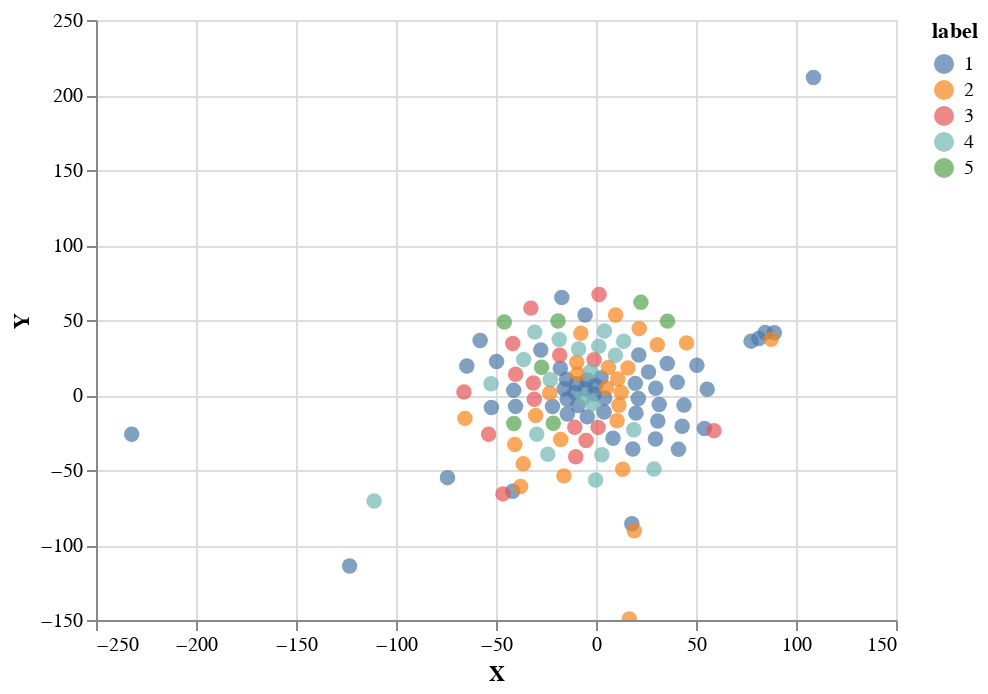
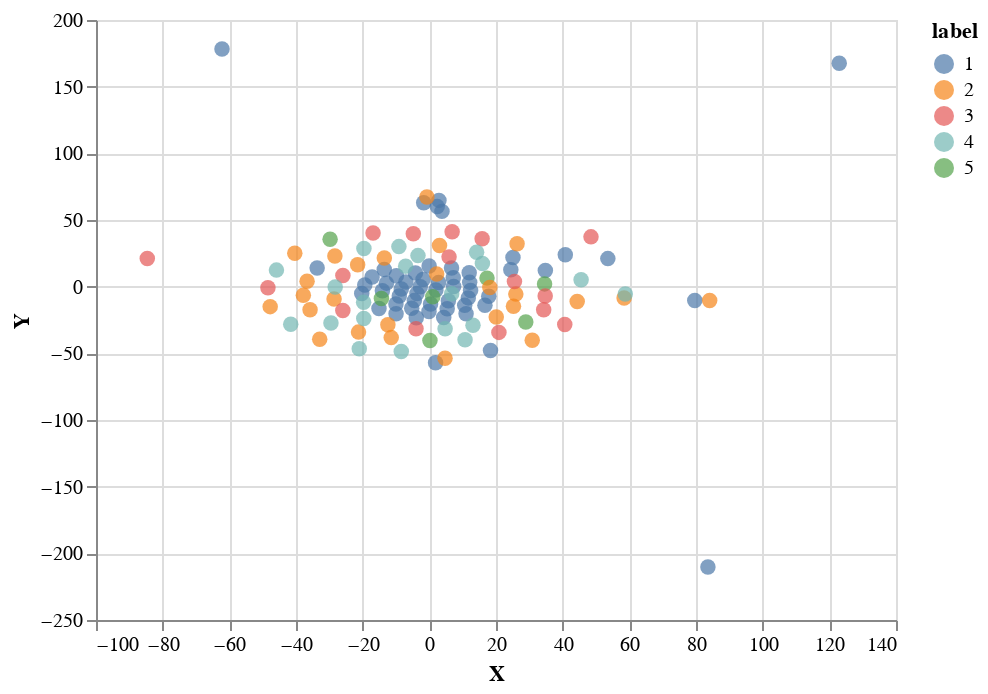
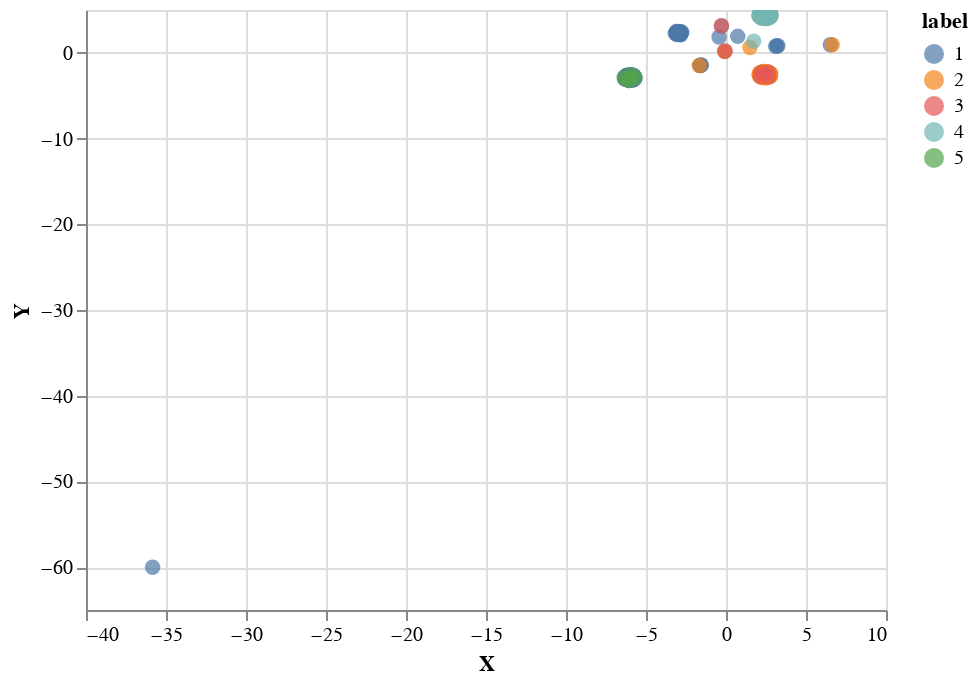
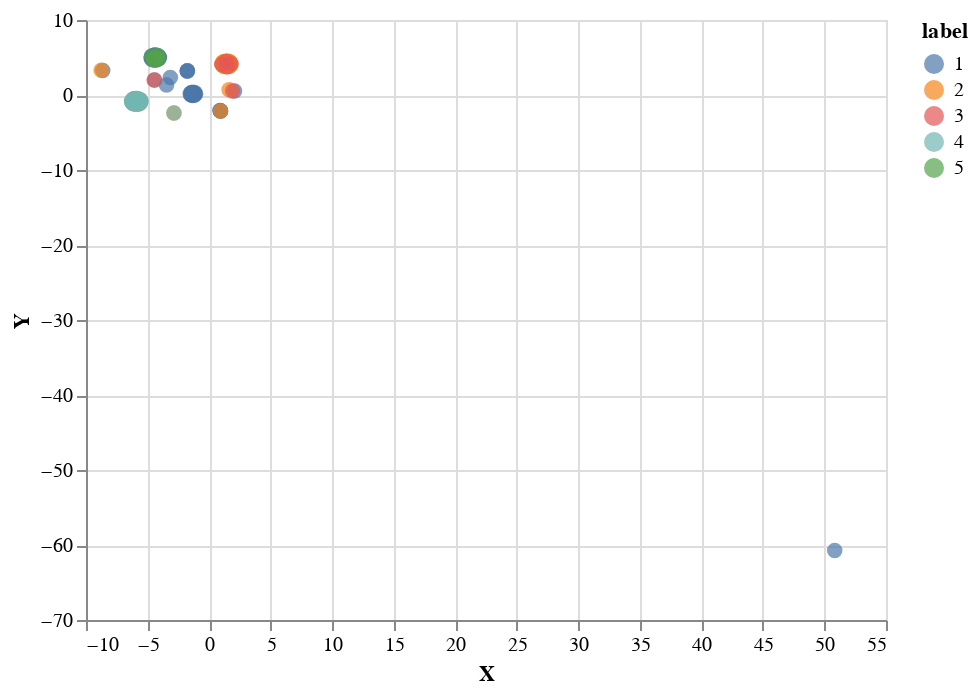

The notebook cell saved with these charts, in order:
### Code cell
perplexity = [5, 15, 30, 35, 40, 45, 50, 60]

for p in perplexity:
    print("Perplexity {}".format(p))
    r = reduce_dim(p)
    create_plot(r, label)

### Figure 1 — Vega-Lite specification as saved in the notebook (floating-point values rounded to 4 significant figures)
{"$schema": "https://vega.github.io/schema/vega-lite/v2.6.0.json", "config": {"view": {"height": 300, "width": 400}}, "data": {"name": "data-6c1693b0988ec26bbe51453bcd94bef1"}, "datasets": {"data-6c1693b0988ec26bbe51453bcd94bef1": [{"X": -52.3, "Y": -8.271, "label": "1"}, {"X": -14.72, "Y": 10.52, "label": "1"}, {"X": 2.504, "Y": 11.5, "label": "1"}, {"X": -0.2493, "Y": 6.374, "label": "1"}, {"X": -74.25, "Y": -55.1, "label": "1"}, {"X": -4.351, "Y": -14.45, "label": "1"}, {"X": 55.59, "Y": 3.767, "label": "1"}, {"X": 19.97, "Y": -12.08, "label": "1"}, {"X": -0.825, "Y": 0.6019, "label": "1"}, {"X": 4.308, "Y": -2.004, "label": "1"}, {"X": -9.027, "Y": -6.967, "label": "1"}, {"X": -4.518, "Y": 10.05, "label": "1"}, {"X": -9.814, "Y": 7.453, "label": "1"}, {"X": -15.91, "Y": 4.137, "label": "1"}, {"X": 108.7, "Y": 211.6, "label": "1"}, {"X": -123.2, "Y": -114.0, "label": "1"}, {"X": -14.41, "Y": -2.853, "label": "1"}, {"X": 89.15, "Y": 41.48, "label": "1"}, {"X": -5.373, "Y": 4.066, "label": "1"}, {"X": -10.63, "Y": 1.632, "label": "1"}, {"X": 54.2, "Y": -22.34, "label": "1"}, {"X": 17.9, "Y": -85.83, "label": "1"}, {"X": -49.71, "Y": 22.4, "label": "1"}, {"X": -57.94, "Y": 36.33, "label": "1"}, {"X": -17.08, "Y": 65.06, "label": "1"}, {"X": -27.61, "Y": 30.05, "label": "1"}, {"X": -64.6, "Y": 19.37, "label": "1"}, {"X": 84.57, "Y": 41.72, "label": "1"}, {"X": 50.44, "Y": 19.8, "label": "1"}, {"X": -5.475, "Y": 53.28, "label": "1"}, {"X": 21.41, "Y": 26.71, "label": "1"}, {"X": -40.22, "Y": -7.589, "label": "1"}, {"X": -41.14, "Y": 3.088, "label": "1"}, {"X": 40.63, "Y": 8.431, "label": "1"}, {"X": 43.98, "Y": -6.742, "label": "1"}, {"X": -17.82, "Y": 17.86, "label": "1"}, {"X": 31.61, "Y": -6.37, "label": "1"}, {"X": 21.15, "Y": -2.35, "label": "1"}, {"X": 30.89, "Y": -17.36, "label": "1"}, {"X": 29.72, "Y": -29.31, "label": "1"}, {"X": -14.33, "Y": -12.7, "label": "1"}, {"X": -41.68, "Y": -64.21, "label": "1"}, {"X": 43.08, "Y": -20.79, "label": "1"}, {"X": 19.66, "Y": 7.748, "label": "1"}, {"X": 77.55, "Y": 35.91, "label": "1"}, {"X": 81.44, "Y": 37.73, "label": "1"}, {"X": 26.26, "Y": 15.39, "label": "1"}, {"X": -21.77, "Y": -7.622, "label": "1"}, {"X": 8.495, "Y": -28.78, "label": "1"}, {"X": 4.05, "Y": -11.28, "label": "1"}, {"X": 41.23, "Y": -36.25, "label": "1"}, {"X": 35.63, "Y": 21.06, "label": "1"}, {"X": 18.4, "Y": -36.05, "label": "1"}, {"X": -232.2, "Y": -26.14, "label": "1"}, {"X": 29.89, "Y": 4.501, "label": "1"}, {"X": -21.35, "Y": -18.78, "label": "5"}, {"X": 22.44, "Y": 61.76, "label": "5"}, {"X": 35.74, "Y": 49.25, "label": "5"}, {"X": -27.22, "Y": 18.45, "label": "5"}, {"X": -45.84, "Y": 48.67, "label": "5"}, {"X": -18.99, "Y": 49.34, "label": "5"}, {"X": -41.09, "Y": -19.04, "label": "5"}, {"X": -7.589, "Y": 41.18, "label": "2"}, {"X": 19.16, "Y": -90.55, "label": "2"}, {"X": 5.229, "Y": 4.738, "label": "2"}, {"X": -9.267, "Y": 14.0, "label": "2"}, {"X": -37.7, "Y": -60.95, "label": "2"}, {"X": 30.65, "Y": 33.57, "label": "2"}, {"X": -9.641, "Y": 21.8, "label": "2"}, {"X": 13.36, "Y": -49.51, "label": "2"}, {"X": -65.55, "Y": -15.6, "label": "2"}, {"X": 9.788, "Y": 53.29, "label": "2"}, {"X": -23.16, "Y": 1.301, "label": "2"}, {"X": 11.46, "Y": -6.786, "label": "2"}, {"X": -16.06, "Y": -53.92, "label": "2"}, {"X": 10.53, "Y": -17.22, "label": "2"}, {"X": 45.27, "Y": 34.74, "label": "2"}, {"X": -36.39, "Y": -45.91, "label": "2"}, {"X": -40.6, "Y": -33.0, "label": "2"}, {"X": 10.88, "Y": 10.67, "label": "2"}, {"X": 6.219, "Y": 18.37, "label": "2"}, {"X": -17.63, "Y": -29.62, "label": "2"}, {"X": 15.97, "Y": 17.98, "label": "2"}, {"X": -30.17, "Y": -13.69, "label": "2"}, {"X": 87.55, "Y": 37.09, "label": "2"}, {"X": 21.6, "Y": 44.39, "label": "2"}, {"X": 12.61, "Y": 1.708, "label": "2"}, {"X": 16.66, "Y": -149.3, "label": "2"}, {"X": -4.986, "Y": -30.3, "label": "3"}, {"X": 1.066, "Y": -21.59, "label": "3"}, {"X": -30.86, "Y": -2.892, "label": "3"}, {"X": -32.56, "Y": 57.92, "label": "3"}, {"X": -66.02, "Y": 1.996, "label": "3"}, {"X": -41.62, "Y": 34.27, "label": "3"}, {"X": -10.13, "Y": -41.12, "label": "3"}, {"X": -10.61, "Y": -21.48, "label": "3"}, {"X": -53.7, "Y": -26.17, "label": "3"}, {"X": -31.36, "Y": 7.954, "label": "3"}, {"X": -0.9365, "Y": 23.56, "label": "3"}, {"X": -46.53, "Y": -65.92, "label": "3"}, {"X": -40.21, "Y": 13.9, "label": "3"}, {"X": 58.97, "Y": -23.76, "label": "3"}, {"X": -18.16, "Y": 26.5, "label": "3"}, {"X": 1.514, "Y": 67.03, "label": "3"}, {"X": -30.63, "Y": 41.92, "label": "4"}, {"X": -8.699, "Y": 30.71, "label": "4"}, {"X": 9.675, "Y": 26.45, "label": "4"}, {"X": -22.83, "Y": 10.18, "label": "4"}, {"X": -29.6, "Y": -26.13, "label": "4"}, {"X": -36.13, "Y": 23.65, "label": "4"}, {"X": -18.39, "Y": 37.01, "label": "4"}, {"X": 29.0, "Y": -49.4, "label": "4"}, {"X": 4.18, "Y": 42.61, "label": "4"}, {"X": 1.398, "Y": 32.43, "label": "4"}, {"X": -0.2008, "Y": -56.61, "label": "4"}, {"X": 13.81, "Y": 35.83, "label": "4"}, {"X": -52.47, "Y": 7.518, "label": "4"}, {"X": 2.903, "Y": -39.86, "label": "4"}, {"X": 18.87, "Y": -23.14, "label": "4"}, {"X": -24.09, "Y": -39.54, "label": "4"}, {"X": -110.9, "Y": -70.66, "label": "4"}, {"X": -2.714, "Y": 15.64, "label": "4"}, {"X": -1.726, "Y": -5.794, "label": "4"}, {"X": -6.243, "Y": -1.797, "label": "4"}]}, "encoding": {"color": {"field": "label", "type": "nominal"}, "x": {"field": "X", "type": "quantitative"}, "y": {"field": "Y", "type": "quantitative"}}, "mark": {"size": 60, "type": "circle"}, "selection": {"selector001": {"bind": "scales", "encodings": ["x", "y"], "mark": {"fill": "#333", "fillOpacity": 0.125, "stroke": "white"}, "on": "[mousedown, window:mouseup] > window:mousemove!", "resolve": "global", "translate": "[mousedown, window:mouseup] > window:mousemove!", "type": "interval", "zoom": "wheel!"}}}

### Figure 2 — Vega-Lite specification as saved in the notebook (floating-point values rounded to 4 significant figures)
{"$schema": "https://vega.github.io/schema/vega-lite/v2.6.0.json", "config": {"view": {"height": 300, "width": 400}}, "data": {"name": "data-245f14227e2819372420222a89c811d7"}, "datasets": {"data-245f14227e2819372420222a89c811d7": [{"X": 5.349, "Y": -16.57, "label": "1"}, {"X": 5.721, "Y": -10.61, "label": "1"}, {"X": 0.3709, "Y": -12.97, "label": "1"}, {"X": -17.17, "Y": 7.286, "label": "1"}, {"X": -62.19, "Y": 178.3, "label": "1"}, {"X": 17.82, "Y": -7.246, "label": "1"}, {"X": 18.35, "Y": -47.92, "label": "1"}, {"X": 25.09, "Y": 21.93, "label": "1"}, {"X": -5.286, "Y": -16.18, "label": "1"}, {"X": -0.1032, "Y": -18.69, "label": "1"}, {"X": 11.69, "Y": -8.418, "label": "1"}, {"X": -4.164, "Y": 10.2, "label": "1"}, {"X": 7.186, "Y": 6.623, "label": "1"}, {"X": -4.499, "Y": -10.46, "label": "1"}, {"X": 53.55, "Y": 21.04, "label": "1"}, {"X": 83.57, "Y": -210.3, "label": "1"}, {"X": -8.413, "Y": -1.688, "label": "1"}, {"X": -1.691, "Y": 62.99, "label": "1"}, {"X": 2.79, "Y": 3.035, "label": "1"}, {"X": -3.706, "Y": -5.107, "label": "1"}, {"X": 40.79, "Y": 23.93, "label": "1"}, {"X": 79.64, "Y": -10.3, "label": "1"}, {"X": -10.02, "Y": -12.95, "label": "1"}, {"X": 12.37, "Y": -2.805, "label": "1"}, {"X": -1.868, "Y": 5.335, "label": "1"}, {"X": 16.68, "Y": -13.99, "label": "1"}, {"X": -20.28, "Y": -5.079, "label": "1"}, {"X": 2.88, "Y": 64.71, "label": "1"}, {"X": 11.02, "Y": -20.29, "label": "1"}, {"X": 10.61, "Y": -14.02, "label": "1"}, {"X": -9.891, "Y": 8.141, "label": "1"}, {"X": -0.06427, "Y": 15.46, "label": "1"}, {"X": -7.028, "Y": 3.523, "label": "1"}, {"X": 1.973, "Y": -2.432, "label": "1"}, {"X": 7.302, "Y": 0.1706, "label": "1"}, {"X": 24.45, "Y": 12.7, "label": "1"}, {"X": 4.32, "Y": -23.17, "label": "1"}, {"X": 11.96, "Y": 10.36, "label": "1"}, {"X": -9.982, "Y": -20.28, "label": "1"}, {"X": -15.11, "Y": -16.42, "label": "1"}, {"X": -33.65, "Y": 13.94, "label": "1"}, {"X": 1.869, "Y": -57.13, "label": "1"}, {"X": 34.8, "Y": 12.13, "label": "1"}, {"X": 6.659, "Y": 13.98, "label": "1"}, {"X": 3.792, "Y": 56.47, "label": "1"}, {"X": 2.367, "Y": 60.04, "label": "1"}, {"X": -14.08, "Y": -3.034, "label": "1"}, {"X": 12.1, "Y": 3.228, "label": "1"}, {"X": -19.37, "Y": 1.224, "label": "1"}, {"X": -2.71, "Y": -0.05199, "label": "1"}, {"X": -12.87, "Y": 2.646, "label": "1"}, {"X": -3.921, "Y": -23.31, "label": "1"}, {"X": -9.015, "Y": -7.059, "label": "1"}, {"X": 123.0, "Y": 167.6, "label": "1"}, {"X": -13.52, "Y": 12.81, "label": "1"}, {"X": 1.021, "Y": -7.583, "label": "5"}, {"X": -14.38, "Y": -8.911, "label": "5"}, {"X": 17.31, "Y": 6.409, "label": "5"}, {"X": -29.77, "Y": 35.6, "label": "5"}, {"X": 0.1825, "Y": -40.44, "label": "5"}, {"X": 28.94, "Y": -26.47, "label": "5"}, {"X": 34.57, "Y": 2.078, "label": "5"}, {"X": 44.36, "Y": -11.1, "label": "2"}, {"X": 84.1, "Y": -10.45, "label": "2"}, {"X": 18.15, "Y": -0.564, "label": "2"}, {"X": 2.191, "Y": 9.511, "label": "2"}, {"X": 4.705, "Y": -53.69, "label": "2"}, {"X": -37.8, "Y": -6.462, "label": "2"}, {"X": -28.58, "Y": -9.25, "label": "2"}, {"X": -40.36, "Y": 25.04, "label": "2"}, {"X": 30.87, "Y": -40.23, "label": "2"}, {"X": -11.43, "Y": -38.21, "label": "2"}, {"X": -32.89, "Y": -39.38, "label": "2"}, {"X": -36.68, "Y": 4.031, "label": "2"}, {"X": -47.75, "Y": -14.99, "label": "2"}, {"X": -35.78, "Y": -17.31, "label": "2"}, {"X": -13.5, "Y": 21.45, "label": "2"}, {"X": 25.95, "Y": -5.58, "label": "2"}, {"X": -12.44, "Y": -28.57, "label": "2"}, {"X": -21.25, "Y": -34.08, "label": "2"}, {"X": -21.5, "Y": 16.38, "label": "2"}, {"X": 26.32, "Y": 32.2, "label": "2"}, {"X": 20.08, "Y": -22.7, "label": "2"}, {"X": 25.24, "Y": -14.65, "label": "2"}, {"X": -0.7279, "Y": 67.19, "label": "2"}, {"X": 3.054, "Y": 30.93, "label": "2"}, {"X": -28.33, "Y": 23.03, "label": "2"}, {"X": 58.44, "Y": -8.447, "label": "2"}, {"X": 6.845, "Y": 41.18, "label": "3"}, {"X": 25.54, "Y": 3.834, "label": "3"}, {"X": 34.76, "Y": -6.983, "label": "3"}, {"X": -4.807, "Y": 39.65, "label": "3"}, {"X": -25.93, "Y": 8.436, "label": "3"}, {"X": 15.84, "Y": 35.88, "label": "3"}, {"X": -25.95, "Y": -17.83, "label": "3"}, {"X": 20.87, "Y": -34.3, "label": "3"}, {"X": 34.3, "Y": -17.31, "label": "3"}, {"X": 5.914, "Y": 22.34, "label": "3"}, {"X": 40.63, "Y": -28.32, "label": "3"}, {"X": -84.61, "Y": 21.05, "label": "3"}, {"X": -16.88, "Y": 40.29, "label": "3"}, {"X": 48.5, "Y": 37.36, "label": "3"}, {"X": -3.995, "Y": -31.57, "label": "3"}, {"X": -48.42, "Y": -0.8247, "label": "3"}, {"X": -19.66, "Y": -23.84, "label": "4"}, {"X": -41.58, "Y": -28.14, "label": "4"}, {"X": 15.92, "Y": 17.32, "label": "4"}, {"X": 45.53, "Y": 5.184, "label": "4"}, {"X": -19.63, "Y": 28.57, "label": "4"}, {"X": -8.415, "Y": -48.67, "label": "4"}, {"X": -28.24, "Y": -0.2716, "label": "4"}, {"X": 13.1, "Y": -28.89, "label": "4"}, {"X": -21.02, "Y": -46.54, "label": "4"}, {"X": 4.732, "Y": -31.59, "label": "4"}, {"X": 10.71, "Y": -39.81, "label": "4"}, {"X": -45.87, "Y": 12.42, "label": "4"}, {"X": -29.51, "Y": -27.28, "label": "4"}, {"X": -3.405, "Y": 23.3, "label": "4"}, {"X": 14.18, "Y": 25.76, "label": "4"}, {"X": -9.129, "Y": 30.04, "label": "4"}, {"X": 58.79, "Y": -5.429, "label": "4"}, {"X": -7.104, "Y": 15.4, "label": "4"}, {"X": 6.707, "Y": -5.271, "label": "4"}, {"X": -19.71, "Y": -11.76, "label": "4"}]}, "encoding": {"color": {"field": "label", "type": "nominal"}, "x": {"field": "X", "type": "quantitative"}, "y": {"field": "Y", "type": "quantitative"}}, "mark": {"size": 60, "type": "circle"}, "selection": {"selector002": {"bind": "scales", "encodings": ["x", "y"], "mark": {"fill": "#333", "fillOpacity": 0.125, "stroke": "white"}, "on": "[mousedown, window:mouseup] > window:mousemove!", "resolve": "global", "translate": "[mousedown, window:mouseup] > window:mousemove!", "type": "interval", "zoom": "wheel!"}}}

### Figure 3 — Vega-Lite specification as saved in the notebook (floating-point values rounded to 4 significant figures)
{"$schema": "https://vega.github.io/schema/vega-lite/v2.6.0.json", "config": {"view": {"height": 300, "width": 400}}, "data": {"name": "data-9c231e17a9108b275e3e763b5f08dda2"}, "datasets": {"data-9c231e17a9108b275e3e763b5f08dda2": [{"X": -2.823, "Y": 2.146, "label": "1"}, {"X": -3.113, "Y": 2.478, "label": "1"}, {"X": -2.807, "Y": 2.451, "label": "1"}, {"X": -3.063, "Y": 2.132, "label": "1"}, {"X": 3.185, "Y": 0.7959, "label": "1"}, {"X": -3.093, "Y": 2.319, "label": "1"}, {"X": -2.89, "Y": 2.182, "label": "1"}, {"X": -2.86, "Y": 2.402, "label": "1"}, {"X": -3.171, "Y": 2.247, "label": "1"}, {"X": -2.766, "Y": 2.366, "label": "1"}, {"X": -2.999, "Y": 2.499, "label": "1"}, {"X": -2.864, "Y": 2.1, "label": "1"}, {"X": -2.947, "Y": 2.302, "label": "1"}, {"X": -2.947, "Y": 2.302, "label": "1"}, {"X": 3.238, "Y": 0.8174, "label": "1"}, {"X": 3.103, "Y": 0.7689, "label": "1"}, {"X": -3.093, "Y": 2.319, "label": "1"}, {"X": -1.625, "Y": -1.465, "label": "1"}, {"X": -2.888, "Y": 2.182, "label": "1"}, {"X": -2.863, "Y": 2.404, "label": "1"}, {"X": -0.2811, "Y": 3.12, "label": "1"}, {"X": 6.523, "Y": 0.9509, "label": "1"}, {"X": -2.915, "Y": 2.294, "label": "1"}, {"X": -2.987, "Y": 2.312, "label": "1"}, {"X": -2.826, "Y": 2.27, "label": "1"}, {"X": -3.018, "Y": 2.464, "label": "1"}, {"X": -3.016, "Y": 2.18, "label": "1"}, {"X": -1.621, "Y": -1.462, "label": "1"}, {"X": -5.731, "Y": -3.067, "label": "1"}, {"X": -5.762, "Y": -2.65, "label": "1"}, {"X": -6.215, "Y": -3.124, "label": "1"}, {"X": -6.181, "Y": -2.599, "label": "1"}, {"X": -6.023, "Y": -2.553, "label": "1"}, {"X": -5.781, "Y": -3.124, "label": "1"}, {"X": -5.771, "Y": -2.719, "label": "1"}, {"X": -6.341, "Y": -3.037, "label": "1"}, {"X": -5.756, "Y": -2.695, "label": "1"}, {"X": -5.878, "Y": -3.188, "label": "1"}, {"X": -6.293, "Y": -3.036, "label": "1"}, {"X": -6.222, "Y": -2.628, "label": "1"}, {"X": 0.7339, "Y": 1.924, "label": "1"}, {"X": -0.07702, "Y": 0.1917, "label": "1"}, {"X": -0.433, "Y": 1.852, "label": "1"}, {"X": -6.1, "Y": -2.905, "label": "1"}, {"X": -1.538, "Y": -1.42, "label": "1"}, {"X": -1.583, "Y": -1.446, "label": "1"}, {"X": -5.929, "Y": -3.044, "label": "1"}, {"X": -6.165, "Y": -2.749, "label": "1"}, {"X": -5.913, "Y": -2.568, "label": "1"}, {"X": -5.691, "Y": -2.92, "label": "1"}, {"X": -6.328, "Y": -2.784, "label": "1"}, {"X": -6.051, "Y": -3.217, "label": "1"}, {"X": -5.748, "Y": -2.956, "label": "1"}, {"X": -35.84, "Y": -60.02, "label": "1"}, {"X": -6.181, "Y": -2.662, "label": "1"}, {"X": -6.182, "Y": -3.105, "label": "5"}, {"X": -6.363, "Y": -2.891, "label": "5"}, {"X": -6.062, "Y": -3.215, "label": "5"}, {"X": -5.934, "Y": -2.547, "label": "5"}, {"X": -5.684, "Y": -2.916, "label": "5"}, {"X": 2.783, "Y": -2.585, "label": "5"}, {"X": 2.211, "Y": -2.29, "label": "5"}, {"X": 2.368, "Y": -2.85, "label": "2"}, {"X": 6.641, "Y": 0.9508, "label": "2"}, {"X": 2.58, "Y": -2.27, "label": "2"}, {"X": 2.142, "Y": -2.614, "label": "2"}, {"X": -0.08876, "Y": 0.1669, "label": "2"}, {"X": 2.641, "Y": -2.796, "label": "2"}, {"X": 2.316, "Y": -2.888, "label": "2"}, {"X": 2.78, "Y": -2.666, "label": "2"}, {"X": 2.553, "Y": -2.2, "label": "2"}, {"X": 2.079, "Y": -2.413, "label": "2"}, {"X": 2.772, "Y": -2.719, "label": "2"}, {"X": 2.244, "Y": -2.857, "label": "2"}, {"X": 2.563, "Y": -2.208, "label": "2"}, {"X": 2.12, "Y": -2.362, "label": "2"}, {"X": 2.505, "Y": -2.899, "label": "2"}, {"X": 2.086, "Y": -2.644, "label": "2"}, {"X": 2.782, "Y": -2.407, "label": "2"}, {"X": 2.317, "Y": -2.188, "label": "2"}, {"X": 2.347, "Y": -2.185, "label": "2"}, {"X": 2.468, "Y": -2.904, "label": "2"}, {"X": 2.082, "Y": -2.608, "label": "2"}, {"X": 2.79, "Y": -2.447, "label": "2"}, {"X": -1.667, "Y": -1.465, "label": "2"}, {"X": 2.641, "Y": -2.453, "label": "2"}, {"X": 2.209, "Y": -2.619, "label": "2"}, {"X": 1.497, "Y": 0.615, "label": "2"}, {"X": 2.15, "Y": -2.781, "label": "3"}, {"X": 2.673, "Y": -2.819, "label": "3"}, {"X": 2.187, "Y": -2.282, "label": "3"}, {"X": 2.658, "Y": -2.26, "label": "3"}, {"X": 2.338, "Y": 4.746, "label": "3"}, {"X": 2.555, "Y": 4.022, "label": "3"}, {"X": 2.066, "Y": 4.293, "label": "3"}, {"X": 2.806, "Y": 4.466, "label": "3"}, {"X": 2.764, "Y": 4.326, "label": "3"}, {"X": 2.326, "Y": 4.691, "label": "3"}, {"X": 2.238, "Y": 4.132, "label": "3"}, {"X": -0.05977, "Y": 0.2272, "label": "3"}, {"X": 2.419, "Y": 4.059, "label": "3"}, {"X": -0.2881, "Y": 3.163, "label": "3"}, {"X": 2.736, "Y": 4.52, "label": "3"}, {"X": 2.172, "Y": 4.58, "label": "3"}, {"X": 2.827, "Y": 4.342, "label": "4"}, {"X": 2.417, "Y": 4.003, "label": "4"}, {"X": 2.063, "Y": 4.426, "label": "4"}, {"X": 2.467, "Y": 4.759, "label": "4"}, {"X": 2.229, "Y": 4.07, "label": "4"}, {"X": 2.125, "Y": 4.594, "label": "4"}, {"X": 2.65, "Y": 4.692, "label": "4"}, {"X": 2.763, "Y": 4.175, "label": "4"}, {"X": 2.126, "Y": 4.603, "label": "4"}, {"X": 2.65, "Y": 4.69, "label": "4"}, {"X": 2.224, "Y": 4.073, "label": "4"}, {"X": 2.761, "Y": 4.168, "label": "4"}, {"X": 2.092, "Y": 4.232, "label": "4"}, {"X": 2.783, "Y": 4.531, "label": "4"}, {"X": 2.281, "Y": 4.723, "label": "4"}, {"X": 2.607, "Y": 4.041, "label": "4"}, {"X": 1.729, "Y": 1.354, "label": "4"}, {"X": 2.601, "Y": 4.103, "label": "4"}, {"X": 2.111, "Y": 4.355, "label": "4"}, {"X": 2.64, "Y": 4.748, "label": "4"}]}, "encoding": {"color": {"field": "label", "type": "nominal"}, "x": {"field": "X", "type": "quantitative"}, "y": {"field": "Y", "type": "quantitative"}}, "mark": {"size": 60, "type": "circle"}, "selection": {"selector003": {"bind": "scales", "encodings": ["x", "y"], "mark": {"fill": "#333", "fillOpacity": 0.125, "stroke": "white"}, "on": "[mousedown, window:mouseup] > window:mousemove!", "resolve": "global", "translate": "[mousedown, window:mouseup] > window:mousemove!", "type": "interval", "zoom": "wheel!"}}}

### Figure 4 — Vega-Lite specification as saved in the notebook (floating-point values rounded to 4 significant figures)
{"$schema": "https://vega.github.io/schema/vega-lite/v2.6.0.json", "config": {"view": {"height": 300, "width": 400}}, "data": {"name": "data-79e90a990dccdaa54f2230f20b543120"}, "datasets": {"data-79e90a990dccdaa54f2230f20b543120": [{"X": -1.286, "Y": 0.3737, "label": "1"}, {"X": -1.098, "Y": 0.1165, "label": "1"}, {"X": -1.533, "Y": 0.1787, "label": "1"}, {"X": -1.353, "Y": -0.07422, "label": "1"}, {"X": -1.77, "Y": 3.212, "label": "1"}, {"X": -1.178, "Y": 0.2207, "label": "1"}, {"X": -1.45, "Y": 0.2218, "label": "1"}, {"X": -1.317, "Y": -0.0004865, "label": "1"}, {"X": -1.189, "Y": -0.03679, "label": "1"}, {"X": -1.145, "Y": 0.2874, "label": "1"}, {"X": -1.489, "Y": 0.01834, "label": "1"}, {"X": -1.444, "Y": 0.3269, "label": "1"}, {"X": -1.312, "Y": 0.1456, "label": "1"}, {"X": -1.312, "Y": 0.1456, "label": "1"}, {"X": -1.759, "Y": 3.236, "label": "1"}, {"X": -1.781, "Y": 3.185, "label": "1"}, {"X": -1.311, "Y": 0.2886, "label": "1"}, {"X": 0.9311, "Y": -2.137, "label": "1"}, {"X": -1.454, "Y": 0.07509, "label": "1"}, {"X": -1.177, "Y": 0.07905, "label": "1"}, {"X": -4.422, "Y": 1.992, "label": "1"}, {"X": -8.639, "Y": 3.27, "label": "1"}, {"X": -1.312, "Y": 0.1456, "label": "1"}, {"X": -1.312, "Y": 0.1456, "label": "1"}, {"X": -1.373, "Y": 0.01046, "label": "1"}, {"X": -1.396, "Y": 0.2759, "label": "1"}, {"X": -1.17, "Y": 0.1547, "label": "1"}, {"X": 0.9278, "Y": -2.144, "label": "1"}, {"X": -4.65, "Y": 4.775, "label": "1"}, {"X": -4.093, "Y": 5.161, "label": "1"}, {"X": -4.551, "Y": 5.281, "label": "1"}, {"X": -4.207, "Y": 4.719, "label": "1"}, {"X": -4.043, "Y": 5.023, "label": "1"}, {"X": -4.4, "Y": 5.331, "label": "1"}, {"X": -4.362, "Y": 4.67, "label": "1"}, {"X": -4.7, "Y": 4.921, "label": "1"}, {"X": -4.089, "Y": 4.841, "label": "1"}, {"X": -4.21, "Y": 5.279, "label": "1"}, {"X": -4.567, "Y": 4.709, "label": "1"}, {"X": -4.681, "Y": 5.169, "label": "1"}, {"X": -3.455, "Y": 1.339, "label": "1"}, {"X": 2.072, "Y": 0.5447, "label": "1"}, {"X": -3.147, "Y": 2.329, "label": "1"}, {"X": -4.397, "Y": 5.048, "label": "1"}, {"X": 0.8826, "Y": -2.065, "label": "1"}, {"X": 0.9124, "Y": -2.101, "label": "1"}, {"X": -4.527, "Y": 5.131, "label": "1"}, {"X": -4.242, "Y": 4.885, "label": "1"}, {"X": -4.388, "Y": 5.325, "label": "1"}, {"X": -4.703, "Y": 4.936, "label": "1"}, {"X": -4.043, "Y": 5.015, "label": "1"}, {"X": -4.371, "Y": 4.669, "label": "1"}, {"X": -4.135, "Y": 5.143, "label": "1"}, {"X": 50.83, "Y": -60.73, "label": "1"}, {"X": -4.63, "Y": 5.097, "label": "1"}, {"X": -4.369, "Y": 4.711, "label": "5"}, {"X": -4.559, "Y": 4.701, "label": "5"}, {"X": -4.671, "Y": 5.171, "label": "5"}, {"X": -4.104, "Y": 4.822, "label": "5"}, {"X": -4.187, "Y": 5.261, "label": "5"}, {"X": 1.117, "Y": 4.25, "label": "5"}, {"X": 1.662, "Y": 4.343, "label": "5"}, {"X": 1.487, "Y": 3.818, "label": "2"}, {"X": -8.772, "Y": 3.305, "label": "2"}, {"X": 1.343, "Y": 4.449, "label": "2"}, {"X": 1.724, "Y": 4.061, "label": "2"}, {"X": 1.624, "Y": 0.6889, "label": "2"}, {"X": 1.21, "Y": 3.905, "label": "2"}, {"X": 1.776, "Y": 4.179, "label": "2"}, {"X": 1.038, "Y": 4.09, "label": "2"}, {"X": 1.388, "Y": 4.508, "label": "2"}, {"X": 1.46, "Y": 3.761, "label": "2"}, {"X": 1.187, "Y": 4.427, "label": "2"}, {"X": 1.694, "Y": 4.375, "label": "2"}, {"X": 1.65, "Y": 3.839, "label": "2"}, {"X": 1.147, "Y": 3.903, "label": "2"}, {"X": 1.751, "Y": 3.977, "label": "2"}, {"X": 1.274, "Y": 3.807, "label": "2"}, {"X": 1.073, "Y": 4.272, "label": "2"}, {"X": 1.577, "Y": 4.493, "label": "2"}, {"X": 1.171, "Y": 3.87, "label": "2"}, {"X": 1.671, "Y": 3.849, "label": "2"}, {"X": 1.164, "Y": 4.401, "label": "2"}, {"X": 1.667, "Y": 4.438, "label": "2"}, {"X": 0.9307, "Y": -2.142, "label": "2"}, {"X": 1.648, "Y": 4.042, "label": "2"}, {"X": 1.2, "Y": 4.254, "label": "2"}, {"X": -2.853, "Y": -2.401, "label": "2"}, {"X": 1.777, "Y": 4.183, "label": "3"}, {"X": 1.383, "Y": 4.51, "label": "3"}, {"X": 1.041, "Y": 4.083, "label": "3"}, {"X": 1.457, "Y": 3.762, "label": "3"}, {"X": -6.145, "Y": -0.5378, "label": "3"}, {"X": -5.599, "Y": -0.641, "label": "3"}, {"X": -5.687, "Y": -1.177, "label": "3"}, {"X": -6.227, "Y": -1.085, "label": "3"}, {"X": -5.849, "Y": -0.5399, "label": "3"}, {"X": -5.664, "Y": -1.086, "label": "3"}, {"X": -6.236, "Y": -0.9648, "label": "3"}, {"X": 1.906, "Y": 0.5269, "label": "3"}, {"X": -6.048, "Y": -0.5479, "label": "3"}, {"X": -4.468, "Y": 1.984, "label": "3"}, {"X": -6.116, "Y": -1.145, "label": "3"}, {"X": -5.583, "Y": -0.8965, "label": "3"}, {"X": -5.537, "Y": -0.8734, "label": "4"}, {"X": -6.303, "Y": -0.8569, "label": "4"}, {"X": -5.904, "Y": -1.249, "label": "4"}, {"X": -5.911, "Y": -0.4705, "label": "4"}, {"X": -5.616, "Y": -1.11, "label": "4"}, {"X": -5.672, "Y": -0.5619, "label": "4"}, {"X": -6.216, "Y": -0.5991, "label": "4"}, {"X": -6.146, "Y": -1.176, "label": "4"}, {"X": -5.548, "Y": -0.9834, "label": "4"}, {"X": -6.285, "Y": -0.7545, "label": "4"}, {"X": -6.013, "Y": -1.237, "label": "4"}, {"X": -5.818, "Y": -0.4789, "label": "4"}, {"X": -5.794, "Y": -1.241, "label": "4"}, {"X": -5.552, "Y": -0.7401, "label": "4"}, {"X": -6.038, "Y": -0.4815, "label": "4"}, {"X": -6.274, "Y": -0.9778, "label": "4"}, {"X": -2.854, "Y": -2.389, "label": "4"}, {"X": -5.866, "Y": -1.2, "label": "4"}, {"X": -5.659, "Y": -0.6533, "label": "4"}, {"X": -6.235, "Y": -0.7312, "label": "4"}]}, "encoding": {"color": {"field": "label", "type": "nominal"}, "x": {"field": "X", "type": "quantitative"}, "y": {"field": "Y", "type": "quantitative"}}, "mark": {"size": 60, "type": "circle"}, "selection": {"selector004": {"bind": "scales", "encodings": ["x", "y"], "mark": {"fill": "#333", "fillOpacity": 0.125, "stroke": "white"}, "on": "[mousedown, window:mouseup] > window:mousemove!", "resolve": "global", "translate": "[mousedown, window:mouseup] > window:mousemove!", "type": "interval", "zoom": "wheel!"}}}
